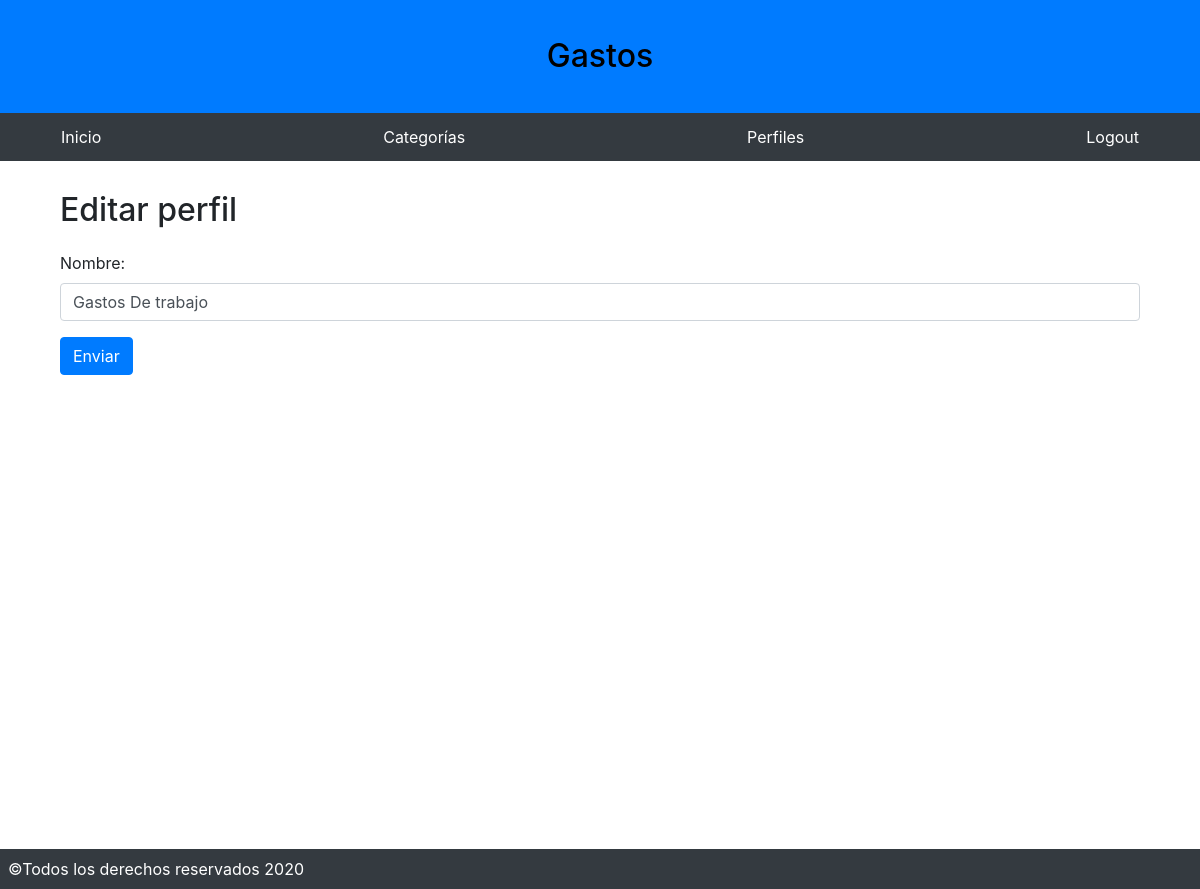
Page /control/perfil/edita/3 (signed in) on the earlier database version.
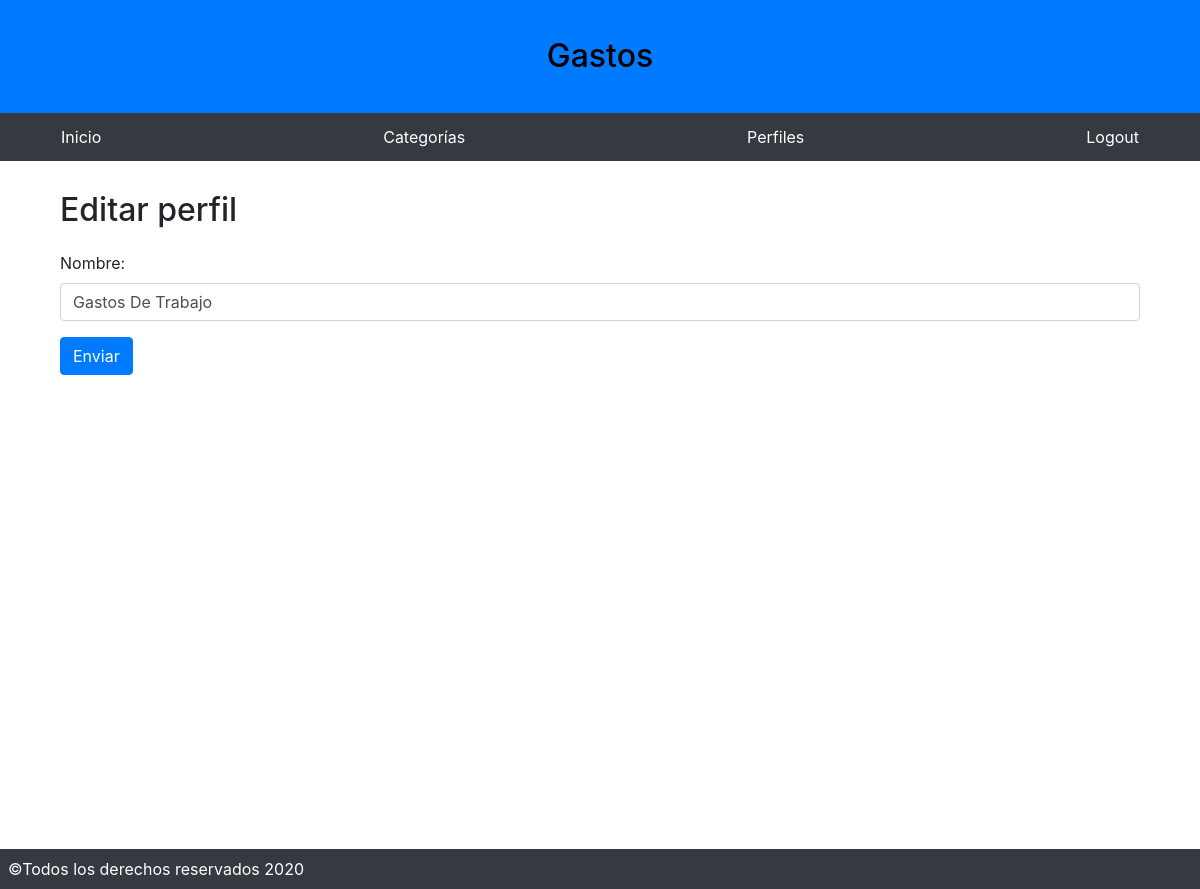
Same page on the later database version.
### mainGastos/models.py (models this page shows, shortened)
class Perfiles(models.Model):
    usuario = models.ForeignKey(
        settings.AUTH_USER_MODEL,
        on_delete=models.CASCADE,
    )
    nombre = models.CharField(max_length=150)
    fecha_de_creacion = models.DateField(auto_now_add=True)

### mainGastos/views.py (the view)
# urls.py: path('perfil/edita/<int:pk>', views.perfil_update, name='perfil_edit'),
def perfil_update(request, pk, template_name='crud/perfil/perfil_form.html'):
    perfil= get_object_or_404(Perfiles, pk=pk)
    form = PerfilForm(request.POST or None, instance=perfil)
    isOwner = False
    userOfProfile = Perfiles.objects.get(id=pk).usuario
    if (request.user == userOfProfile):
        isOwner = True
    if form.is_valid():
        form.save()
        return redirect('listar_perfil')
    return render(request, template_name, {'form':form,'isOwner':isOwner})

### mainGastos/forms.py
class PerfilForm(forms.ModelForm):
    class Meta:
        model = Perfiles
        fields = ['nombre']
        widgets = {
            'nombre': forms.TextInput(attrs={'class':'form-control','placeholder':'Nombre para el perfil. e.g Gastos de Oficina'}),
        }

### templates/crud/perfil/perfil_form.html
{% extends 'base.html' %}
{% block content %}
<div class="container">
    <div class="row">
        <div class="col">
            {% if perms.mainGastos.edit_perfil and isOwner %}
            <h1>Editar perfil</h1>
            <form method="post">{% csrf_token %}
                {{ form.as_p }}
                <input class="btn btn-primary" type="submit" value="Enviar" />
            </form>
            {% else %}
                <p>Lo sentimos, no dispones de permisos para modificar este item.</p>
            {% endif %}
        </div>
    </div>
</div>
{% endblock %}

Differences in the rows shown:
changed Perfiles: nombre "Gastos De trabajo" → "Gastos De Trabajo"
